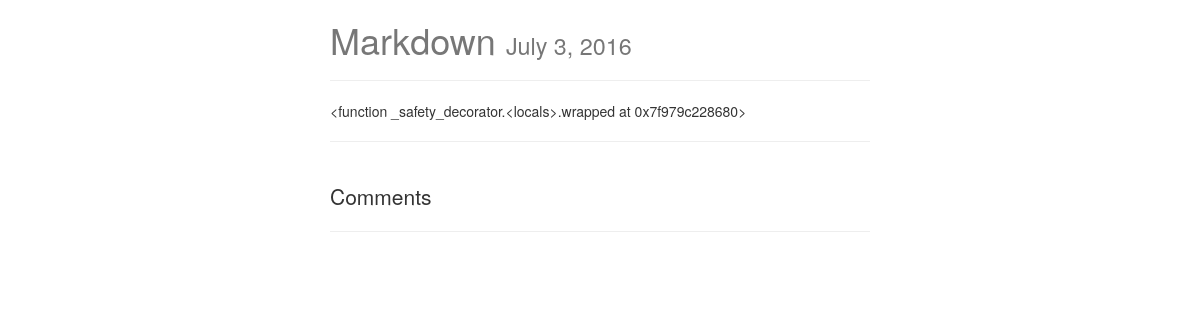
The page /posts/mardown/ (signed in) on the database its author committed.
### posts/models.py (models this page shows, shortened)
class Post(models.Model):
    user = models.ForeignKey(settings.AUTH_USER_MODEL, default=1)
    title = models.CharField(max_length=120)
    slug = models.SlugField(unique=True)
    image = models.ImageField(upload_to=upload_location,
            null=True,
            blank=True,
            width_field="width_field",
            height_field="height_field")
    height_field = models.IntegerField(default=0)
    width_field = models.IntegerField(default=0)
    content = models.TextField()
    draft = models.BooleanField(default=False)
    publish = models.DateField(auto_now=False, auto_now_add=False)
    updated = models.DateTimeField(auto_now=True, auto_now_add=False)
    timestamp = models.DateTimeField(auto_now=False, auto_now_add=True)
    objects = PostManager()
    class Meta:
        ordering = ["-timestamp", "-updated"]
    def get_markdown(self):
        content = self.content
        markdown_text = markdown(content)
        return mark_safe(markdown_text)

### posts/views.py (the view)
# urls.py: url(r'^(?P<slug>[\w-]+)/$', post_detail, name='detail'),
def post_detail(request, slug=None):
    instance = get_object_or_404(Post, slug=slug)
    if instance.publish > timezone.now().date() or instance.draft:
        if not request.user.is_staff or not request.user.is_superuser:
            raise Http404
    share_string = quote_plus(instance.content)
    content_type = ContentType.objects.get_for_model(Post)
    obj_id = instance.id
    comments = Comment.objects.filter(content_type=content_type, object_id=obj_id)
    context = {
        "title": instance.title,
        "instance": instance,
        "share_string": share_string,
        "comments": comments,
    }
    return render(request, "post_detail.html", context)

### templates/post_detail.html (shortened to what this page needs)
{% extends "base.html" %}
{% load urlify %}
{% block content %}
<div class='col-sm-6 col-sm-offset-3'>
<h1>{{ title }} <small>{% if instance.draft %}<span style='color:red;'>Draft</span> {% endif %}{{ instance.publish }}</small></h1>
<p>
  <hr/>
</p>
<div class='row'>
  <div class='col-sm-12'>
    <div class="post-detail-item">
      {{ instance.get_markdown }}
    </div>
    <hr/>
    <br/>
    <div class="">
      <p class="lead"> Comments </p>
      <hr>
    </div>
    </div>
  </div>
</div>
{% endblock content %}

### static/css/base.css (style rules this page uses)
h1 { color: #777777; }

### rows shown on the page
Post: title "Markdown", publish "July 3, 2016", get_markdown "<function _safety_decorator.<locals>.wrapped at 0x7f979c228680>"
